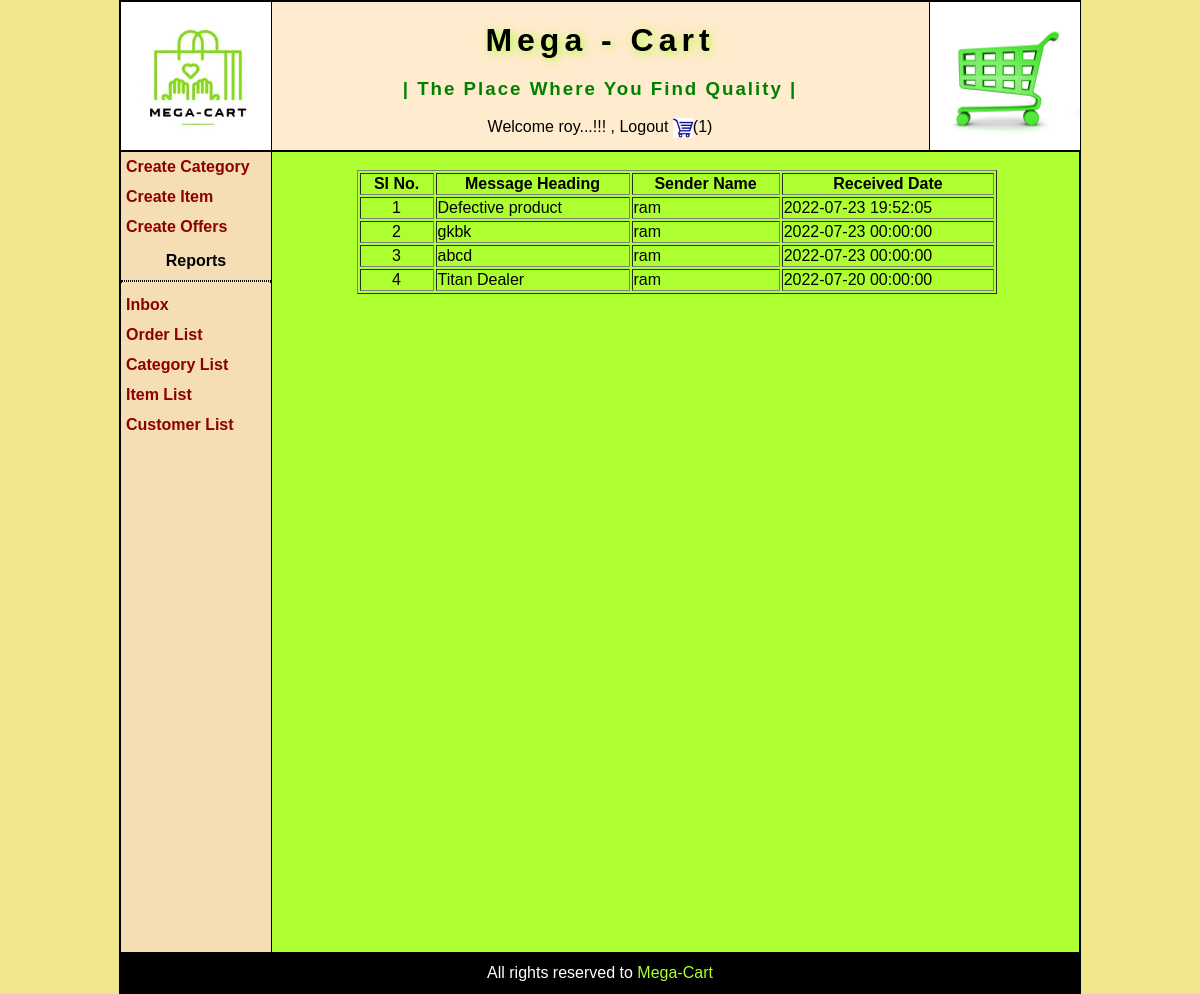
Page /displayAdminInbox.php (signed in) on the committed database.
### tables this page shows
CREATE TABLE IF NOT EXISTS `message_info` (
  `msg_id` int(11) NOT NULL AUTO_INCREMENT,
  `msg_heading` text NOT NULL,
  `msg_detail` text NOT NULL,
  `sender_name` varchar(30) NOT NULL,
  `receiver_name` varchar(30) NOT NULL,
  `sent_date` datetime NOT NULL,
  PRIMARY KEY (`msg_id`)
);

### displayAdminInbox.php (the view)
<?php  @session_start();
if(isset($_SESSION["uname"]))
{
?>
<?php
 include("header.php");
?>
<div class="content">
<div id="adminArea">
<div id="leftAdmin">
  <?php
     include("menuAdmin.php");
  ?>
</div>
<div id="rightAdmin"><br>
<table border="1" width="80%" align="center">
<tr>
    <th width='70'>Sl No.</th>
    <th>Message Heading</th>
    <th>Sender Name </th>
    <th>Received Date</th>
</tr>
<?php
include("dbconnect.php");
$rsMsg=mysqli_query($con,"select msg_id,msg_heading,sent_date,sender_name from message_info where receiver_name='admin' order by sent_date desc");
$cnt=0;
while($row=mysqli_fetch_array($rsMsg))
{
$cnt++;
$id=$row["msg_id"];
$hd=$row["msg_heading"];
$sn=$row["sender_name"];
$dt=$row["sent_date"];
echo("<tr>");
    echo("<td align='center'>");
    echo($cnt);
    echo("</td>");
    echo("<td>");
    echo("<a href='displayMessageDetail.php?nid=$id'>");
    echo($hd);
    echo("</a>");
    echo("</td>");
    echo("<td>");
    echo($sn);
    echo("</td>");
    echo("<td>");
    echo($dt);
    echo("</td>");
echo("</tr>");
}
?>
</table>
</div>
</div>
</div>
<?php
 include("footer.php");
?>
<?php
}
else
{
  header("location:loginForm.php");
}
?>

### header.php (shortened to what this page needs)
<html>
    <head>
        <link href="./style/style.css" type="text/css" rel="stylesheet">
    </head>
    <body>
        <div id=main>
            <div id=header>
                <div id="leftlogo"><a href=".\index.php"><img src=".\images\logo5.jpeg"></a></div>
                <div id="centertxt"><a href=".\index.php"><h1>Mega - Cart</h1></a>
                                                          <h3>  |  The Place Where You Find Quality  |  </h3>
                <?php
                if(isset($_SESSION["uname"]))
                {
                echo("<div id='welcomeUser'>");
                $usr=$_SESSION["uname"];
                  echo("Welcome ".$usr."...!!! , ");
                  echo(" <a href='logout.php'>Logout</a>");
                  if(isset($_SESSION["utype"]))
                  {
                    if($_SESSION["utype"]=="user")
                    {
                    echo("&nbsp;<a href='displayCartinfo.php'><img src='.\images\logo2.jpg' width='20' height='20' align='top'>");
                    include("dbconnect.php");
                    $rsCart=mysqli_query($con,"select count(*) from cart_info where user_name='$usr'");
                    $row=mysqli_fetch_array($rsCart);
                    $cnt=$row[0];
                    echo("($cnt)");
                    echo("</a>");
                    }
                  }
                echo("</div>");
                }
                 ?>
                </div>
                <div id="rightlogo"><img src=".\images\logo3.webp"></div>
            </div>

### menuAdmin.php
<ul id='menuAdmin'>
 <li><a href="categoryForm.php">Create Category</a> </li>
 <li><a href="itemForm.php">Create Item</a> </li>
 <li><a href="offerForm.php">Create Offers</a> </li>
 <li style="text-align:center;margin:10px;font-weight:bold;color:black;">Reports </li><hr>
 <li><a href="displayAdminInbox.php">Inbox</a> </li>
 <li><a href="">Order List</a> </li>
 <li><a href="">Category List</a> </li>
 <li><a href="">Item List</a> </li>
 <li><a href="">Customer List</a> </li>
</ul>

### footer.php (shortened to what this page needs)
<div id="footer">All rights reserved to <a href="http://www.megacart.com">Mega-Cart</a> </div>
</div>

### style/style.css (style rules this page uses)
body { margin:0px; padding:0px; background-color:khaki; font-family:'Lucida Sans', 'Lucida Sans Regular', Haettenschweiler, 'Arial Narrow Bold', sans-serif; }
#main { width:960px; min-height:800px; margin-left: auto; margin-right: auto; border:1px solid black; padding:0px; background-color:blanchedalmond; }
#header { border:1px solid black; box-sizing: border-box; height:150px; }
#header a { text-decoration:none; color: black; }
#leftlogo { width:150px; height:100%; float: left; }
#leftlogo img { width:100%; height:100%; margin: 0px; padding: 0px; border-right:1px solid black; }
#rightlogo { width:150px; height:100%; float:left; }
#rightlogo img { width:100%; height:100%; margin: 0px; padding: 0px; border-left:1px solid black; }
#centertxt { width:658px; float: left; text-align:center; }
#centertxt h1 { text-shadow: 2px 2px 10px greenyellow; letter-spacing:5px; margin: 20px 0px 0px; }
#centertxt h3 { color:green; letter-spacing:2px; }
#footer { width:960px; height:40px; text-align:center; line-height:40px; background-color: black; color: white; margin:0px; padding: 0px; }
#footer a { color:greenyellow; text-decoration:none; }
.content { min-height:700px; margin: 0px; padding: 0px; }
.content a { text-decoration:none; color:black; }
#adminArea { background-color:greenyellow; width:100%; min-height:700px; margin-top:0px; padding-top: 0px; border:1px solid black; box-sizing: border-box; }
#leftAdmin { width: 150px; min-height: 100%; background-color:wheat; border-right: 1px solid black; display: inline-block; vertical-align: top; }
#rightAdmin { width:801px; min-height:100%; background-color:greenyellow; display: inline-block; vertical-align: top; margin: 0px; padding: 0px; }
#menuAdmin { list-style:none; margin:0px; padding:0px; }
#menuAdmin li { margin-left:5px ; margin-right:5px; }
#menuAdmin li a { color:darkred; display:block; height:30px; line-height:30px; font-weight:bold; }
#menuAdmin hr { border-style:dotted; }

### rows in the picture
message_info: msg_heading "Defective product", sender_name "ram", sent_date "2022-07-23 19:52:05"
message_info: msg_heading "gkbk", sender_name "ram", sent_date "2022-07-23 00:00:00"
message_info: msg_heading "abcd", sender_name "ram", sent_date "2022-07-23 00:00:00"
message_info: msg_heading "Titan Dealer", sender_name "ram", sent_date "2022-07-20 00:00:00"

### other values in the picture
$usr "roy"
$cnt "1"
